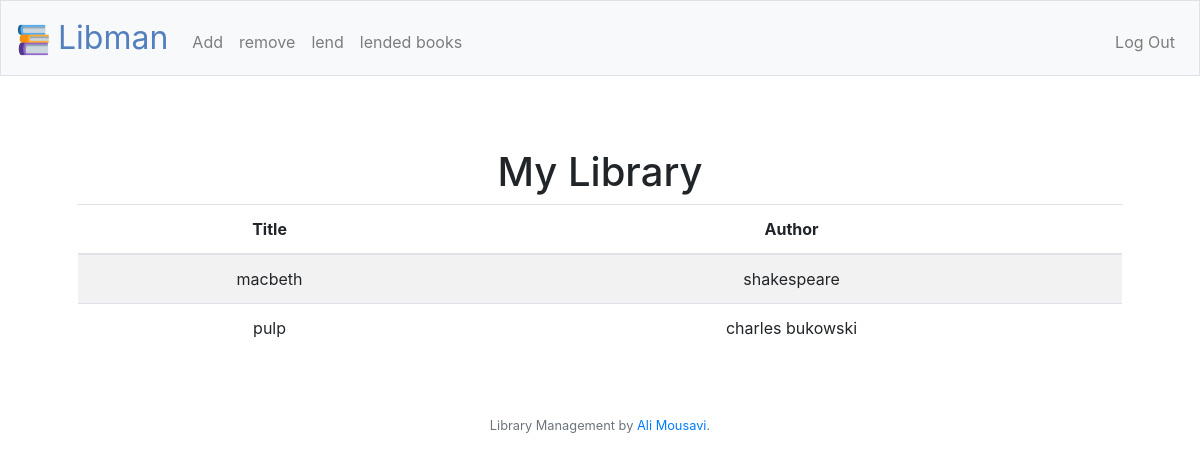
Page / (signed in) on the earlier database version.
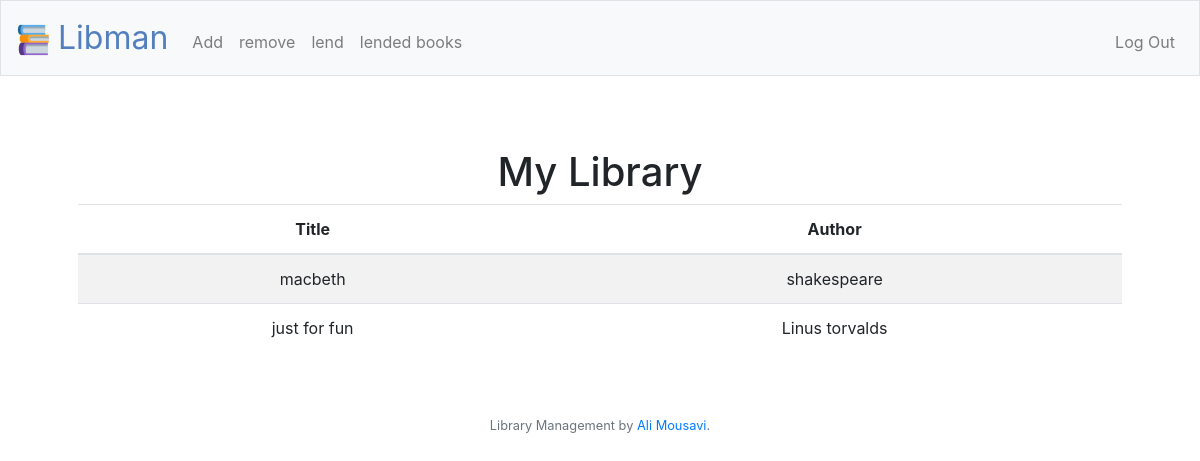
Same page on the later database version.
### tables this page shows
CREATE TABLE 'books' (id INTEGER, title TEXT NOT NULL, author TEXT NOT NULL, user TEXT NOT NULL, PRIMARY KEY(id));

### application.py (the view)
@app.route("/")
@login_required
def index():
    person = db.execute("SELECT username FROM users WHERE id=?", session["user_id"])
    name = person[0]
    person = name['username']
    books = db.execute("SELECT title,author FROM books WHERE user = ?", person)
    return render_template("index.html",books=books)

### application.py (called while the page is built)
@app.after_request
def after_request(response):
    response.headers["Cache-Control"] = "no-cache, no-store, must-revalidate"
    response.headers["Expires"] = 0
    response.headers["Pragma"] = "no-cache"
    return response

### helpers.py (called while the page is built)
def login_required(f):
    @wraps(f)
    def decorated_function(*args, **kwargs):
        if session.get("user_id") is None:
            return redirect("/welcome")
        return f(*args, **kwargs)
    return decorated_function

### templates/index.html (shortened to what this page needs)
{% extends "layout.html" %}
{% block main %}
    <table  class="table table-striped">
        <thead>
            <tr>
                <th>Title</th>
                <th>Author</th>
            </tr>
        </thead>
        <tbody>
            <br>
            <h1>My Library</h1>
            {% for book in books  %}
                <tr>
                    <td>{{ book['title'] }}</td>
                    <td>{{ book['author'] }}</td>
            {% endfor %}
        </tbody>
    </table>
{% endblock %}

### templates/layout.html (shortened to what this page needs)
<!DOCTYPE html>
<html lang="en">
    <head>
        <link rel="stylesheet" href="https://cdn.jsdelivr.net/npm/bootstrap@4.5.3/dist/css/bootstrap.min.css">
        <link href="/static/styles.css" rel="stylesheet">
    </head>
    <body>
        <nav class="navbar navbar-expand-md navbar-light bg-light border">
            <a class="navbar-brand" href="/"><img src="/static/favicon-32x32.png"><span class="blue">   Libman</span></a>
            <div class="collapse navbar-collapse" id="navbar">
                {% if session.user_id %}
                    <ul class="navbar-nav mr-auto mt-2">
                        <li class="nav-item"><a class="nav-link" href="/add">Add</a></li>
                        <li class="nav-item"><a class="nav-link" href="/remove">remove</a></li>
                        <li class="nav-item"><a class="nav-link" href="/lend">lend</a></li>
                        <li class="nav-item"><a class="nav-link" href="/lended">lended books</a></li>
                    </ul>
                    <ul class="navbar-nav ml-auto mt-2">
                        <li class="nav-item"><a class="nav-link" href="/logout">Log Out</a></li>
                    </ul>
                {% else %}
                    <ul class="navbar-nav ml-auto mt-2">
                        <li class="nav-item"><a class="nav-link" href="/register">Register</a></li>
                        <li class="nav-item"><a class="nav-link" href="/login">Log In</a></li>
                    </ul>
                {% endif %}
            </div>
        </nav>
        <main class="container p-5">
            {% block main %}{% endblock %}
        </main>
        <footer class="small text-center text-muted">
            Library Management by <a href="https://www.github.com/sealimousavi">Ali Mousavi</a>.
        </footer>
    </body>
</html>

### static/styles.css (style rules this page uses)
nav .navbar-brand { font-size: xx-large; }
nav .navbar-brand .blue { color: #537fbe; }
main { overflow-x: auto; text-align: center; }

Differences in the rows shown:
removed books: title "pulp", author "charles bukowski"
added books: title "just for fun", author "Linus torvalds"
